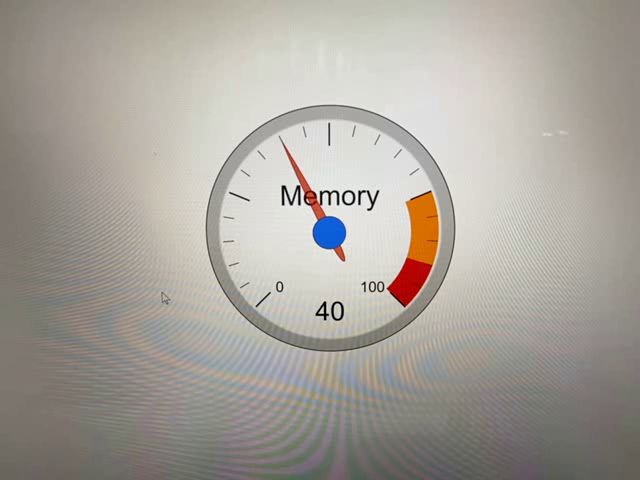
#> input picture frame 33 of 2_Extension/gauge/sample/sample.avi, 640 x 480 px
$ jupyter execute --allow-errors Video-gauge-reader.ipynb   (shell and % lines are left out)   (older library calls are emulated)
#> lines starting #> are read from the running program, lines starting #| are printed output that depends on the picture; after the words box and inside, x2 and y2 are one past the last pixel; in counts of white or black regions, pixels touching at a corner belong together; pictures that were not available may be replaced by others from this repository, and a replacement may not be noted
### 4_Extension/gauge/app/gauge_reader.py
'''
analog gauge reader
'''

import numpy as np
import cv2

from PIL import Image
import matplotlib.pyplot as plt

from gauge_utils import drawImage, drawCalibration

def avg_circles(circles, b):
    avg_x=0
    avg_y=0
    avg_r=0
    for i in range(b):
        #optional - average for multiple circles (can happen when a gauge is at a slight angle)
        avg_x = avg_x + circles[0][i][0]
        avg_y = avg_y + circles[0][i][1]
        avg_r = avg_r + circles[0][i][2]
    avg_x = int(avg_x/(b))
    avg_y = int(avg_y/(b))
    avg_r = int(avg_r/(b))
    return avg_x, avg_y, avg_r

def dist_2_pts(x1, y1, x2, y2):
    #print np.sqrt((x2-x1)^2+(y2-y1)^2)
    return np.sqrt((x2 - x1)**2 + (y2 - y1)**2)

def get_current_value(img, final_line_list, min_angle, max_angle, min_value, max_value, x, y, r):

    # assumes the first line is the best one
    x1 = final_line_list[0][0]
    y1 = final_line_list[0][1]
    x2 = final_line_list[0][2]
    y2 = final_line_list[0][3]

    #find the farthest point from the center to be what is used to determine the angle
    dist_pt_0 = dist_2_pts(x, y, x1, y1)
    dist_pt_1 = dist_2_pts(x, y, x2, y2)
    if (dist_pt_0 > dist_pt_1):
        x_angle = x1 - x
        y_angle = y - y1
    else:
        x_angle = x2 - x
        y_angle = y - y2
    # take the arc tan of y/x to find the angle
    res = np.arctan(np.divide(float(y_angle), float(x_angle)))
    # [8 lines of commented-out code are left out]
    res = np.rad2deg(res)
    if x_angle > 0 and y_angle > 0:  #in quadrant I
        final_angle = 270 - res
    if x_angle < 0 and y_angle > 0:  #in quadrant II
        final_angle = 90 - res
    if x_angle < 0 and y_angle < 0:  #in quadrant III
        final_angle = 90 - res
    if x_angle > 0 and y_angle < 0:  #in quadrant IV
        final_angle = 270 - res

    #print final_angle

    old_min = float(min_angle)
    old_max = float(max_angle)

    new_min = float(min_value)
    new_max = float(max_value)

    old_value = final_angle

    old_range = (old_max - old_min)
    new_range = (new_max - new_min)
    new_value = (((old_value - old_min) * new_range) / old_range) + new_min

    return new_value

def detectCircle(img, min_r, max_r, debug=False, tofile=False):
    x = 0
    y = 0
    r = 0
    # get circles
    height, width = img.shape[:2]

    gray = cv2.cvtColor(img, cv2.COLOR_BGR2GRAY)  #convert to gray

    circles = cv2.HoughCircles(gray, cv2.HOUGH_GRADIENT, 1, 20, np.array([]), 100, 50, int(height*min_r), int(height*max_r))

    if (type(circles) == type(None)):
        print("No circle found: try different radius size")

    else:
        #print(circles.shape)
        cimg = img.copy()

        circles = np.uint16(np.around(circles))

        if (debug):
            for i in circles[0,:]:
                # draw the outer circle
                cv2.circle(cimg,(i[0],i[1]),i[2],(0,255,0),2)
                # draw the center of the circle
                cv2.circle(cimg,(i[0],i[1]),2,(0,0,255),3)
            drawImage(cimg, tofile, 1)

        # get average circle
        a, b, c = circles.shape
        x,y,r = avg_circles(circles, b)

    if (debug):
        #draw center and circle
        cv2.circle(cimg, (x, y), r, (255, 0, 0), 3, cv2.LINE_AA)  # draw circle
        cv2.circle(cimg, (x, y), 2, (255, 0, 0), 3, cv2.LINE_AA)  # draw center of circle

        print("center & radious of circle", x, y, r)
        drawImage(cimg, tofile, 2)

    return x, y, r

def detectLine(img, x, y, r,  minLineLength=100, show_calibration=False, debug=False, tofile=False):
    # Set thresold and maxValue
    thresh = 175
    maxValue = 255

    # line detection bound
    diff1LowerBound = 0.01 #diff1LowerBound and diff1UpperBound determine how close the line should be from the center
    diff1UpperBound = 0.25
    diff2LowerBound = 0.5 #diff2LowerBound and diff2UpperBound determine how close the other point of the line should be to the outside of the gauge
    diff2UpperBound = 1.0

    # apply thresholding which helps for finding lines
    gray2 = cv2.cvtColor(img, cv2.COLOR_BGR2GRAY)
    th, dst2 = cv2.threshold(gray2, thresh, maxValue, cv2.THRESH_BINARY_INV)

    # found Hough Lines generally performs better without Canny / blurring, though there were a couple exceptions where it would only work with Canny / blurring
    #dst2 = cv2.medianBlur(dst2, 5)
    #dst2 = cv2.Canny(dst2, 50, 150)
    #dst2 = cv2.GaussianBlur(dst2, (5, 5), 0)

    # for testing, show image after thresholding
    if (debug):
        drawImage(dst2, tofile, 3)

    # find lines
    # rho is set to 3 to detect more lines, easier to get more then filter them out later
    #minLineLength = 100
    maxLineGap = 0
    lines = cv2.HoughLinesP(image=dst2, rho=3, theta=np.pi / 180, threshold=100,minLineLength=minLineLength, maxLineGap=0)

    if (debug):
        print("number of lines detected: %d" % len(lines))

        cimg = img.copy()

        #for testing purposes, show all found lines
        for i in range(0, len(lines)):
            for x1, y1, x2, y2 in lines[i]:
                cv2.line(cimg, (x1, y1), (x2, y2), (0, 255, 0), 2)

        cv2.circle(cimg, (x, y), int(r*diff1LowerBound), (0, 0, 255), 1, cv2.LINE_AA)
        cv2.circle(cimg, (x, y), int(r*diff1UpperBound), (0, 0, 255), 1, cv2.LINE_AA)

        cv2.circle(cimg, (x, y), int(r*diff2LowerBound), (255, 0, 0), 1, cv2.LINE_AA)
        cv2.circle(cimg, (x, y), int(r*diff2UpperBound), (255, 0, 0), 1, cv2.LINE_AA)

        drawImage(cimg, tofile, 4)

    # remove all lines outside a given radius
    final_line_list = []
    #print "radius: %s" %r

    for i in range(0, len(lines)):
        for x1, y1, x2, y2 in lines[i]:
            diff1 = dist_2_pts(x, y, x1, y1)  # x, y is center of circle
            diff2 = dist_2_pts(x, y, x2, y2)  # x, y is center of circle
            #set diff1 to be the smaller (closest to the center) of the two), makes the math easier
            if (diff1 > diff2):
                temp = diff1
                diff1 = diff2
                diff2 = temp
            # check if line is within an acceptable range
            if (((diff1<diff1UpperBound*r) and (diff1>diff1LowerBound*r) and (diff2<diff2UpperBound*r)) and (diff2>diff2LowerBound*r)):
                line_length = dist_2_pts(x1, y1, x2, y2)
                # add to final list
                final_line_list.append([x1, y1, x2, y2])

    if (len(final_line_list) > 0):
        x1 = final_line_list[0][0]
        y1 = final_line_list[0][1]
        x2 = final_line_list[0][2]
        y2 = final_line_list[0][3]

        if (show_calibration):
            cimg = img.copy()
            cv2.line(cimg, (x1, y1), (x2, y2), (0, 0, 255), 2)

            cimg = drawCalibration(cimg, x, y, r)
            drawImage(cimg, tofile, 5)

        return final_line_list
    else:
        return []

### 4_Extension/gauge/app/gauge_utils.py
'''
guage_utils for draw/crop image

'''

import numpy as np
import cv2

from PIL import Image
import matplotlib.pyplot as plt

# [28 lines left out: functions drawImage, removeShadow, not called in this run]

#https://www.pyimagesearch.com/2015/03/09/capturing-mouse-click-events-with-python-and-opencv/
refPt = []
cropping = False

# [20 lines left out: function click_and_crop, not called in this run]

# c - crop & close
# r - reset
def cropImage(fullimage):

    roi = fullimage

    image = fullimage.copy()
    cv2.namedWindow("image")
    cv2.setMouseCallback("image", click_and_crop, image)
    # keep looping until the 'q' key is pressed
    while True:
        # display the image and wait for a keypress
        cv2.imshow("image", image)
        key = cv2.waitKey(1) & 0xFF
        # if the 'r' key is pressed, reset the cropping region
        if key == ord("r"):
            image = fullimage.copy()
            cv2.setMouseCallback("image", click_and_crop, image)
        # if the 'c' key is pressed, break from the loop
        elif key == ord("c"):
            break
    # if there are two reference points, then crop the region of interest
    # from teh image and display it
    if len(refPt) == 2:
        roi = fullimage[refPt[0][1]:refPt[1][1], refPt[0][0]:refPt[1][0]]

    # close all open windows
    cv2.destroyAllWindows()

    return refPt

# [30 lines left out: function drawCalibration, not called in this run]

### 2_Extension/gauge/Video-gauge-reader.ipynb
## Video analog gauge reader

step-by-step guide notebook for live detecton of analog gauge

see [reference](https://github.com/intel-iot-devkit/python-cv-samples/tree/master/examples/analog-gauge-reader) for more detail

steps:
1. get ROI of video source
2. verify detection (may need fine tuning)
3. run video detection

[cell 1]
import cv2
import numpy as np
import time

from PIL import Image
import matplotlib.pyplot as plt

from gauge_reader import detectCircle, detectLine, get_current_value
from gauge_utils import drawImage, cropImage

### capture video source

capture video source to get ROI

[cell 2]
# sample saved image
gauge_img = './_captured.jpg'

[cell 3]
### capture camera
###  q: quit
###  c: capture

#cap = cv2.VideoCapture(0)
#cap = cv2.VideoCapture("rtsp://<ip>")
cap = cv2.VideoCapture("./sample/sample.avi")

print('width: {0}, height: {1}'.format(cap.get(3),cap.get(4)))

while(cap.isOpened()):
    ret, frame = cap.read()
#> frame is the input picture: shape (480, 640, 3); mean B, G, R 156, 162.8, 167.7
    if (ret):

        cv2.imshow('frame', frame)

        key = cv2.waitKey(1) & 0xFF
#> (key q is pressed here)

        if (key == ord('q')):
            break
        elif (key == ord('c')):
            cv2.imwrite(gauge_img, frame)
            break

    # comment this if you're using live stream source
    time.sleep(0.1)

cap.release()
cv2.destroyAllWindows()

### verify detection

[cell 4]
#for testing purposes: hardcode and comment out raw_inputs above
min_r = 0.35
max_r = 0.48

min_angle = 40
max_angle = 310
min_value = 0
max_value = 100
units = "%"

cx1 = 196
cy1 = 98
cx2 = 467
cy2 = 360

[cell 5]
### crop image to get ROI (region of interest)
###  q: quit
###  c: crop
###  r: restart

full_img = cv2.imread(gauge_img)

#img = full_img
#> (the rest of this cell did not finish here and is left out)

[cell 6]
# parameters
## min/max radius for detecting circle
min_r = 0.35
max_r = 0.48

min_angle = 40
max_angle = 310
min_value = 0
max_value = 100
units = "%"

#> (the rest of this cell did not finish here and is left out)

### Live detection

[cell 7]
### capture camera
#cap = cv2.VideoCapture(0)
#cap = cv2.VideoCapture("rtsp://<ip>")
cap = cv2.VideoCapture("./sample/sample.avi")

print('width: {0}, height: {1}'.format(cap.get(3),cap.get(4)))

prev_time = 0
FPS = 2
fbuff = None

while(cap.isOpened()):
    ret, frame = cap.read()
    curr_time = time.time() - prev_time
    if (ret) and (curr_time > 1./FPS):
        prev_time = time.time()

        #gray = cv2.cvtColor(frame, cv2.COLOR_BGR2GRAY)
        try:
            img = frame[cy1:cy2, cx1:cx2]
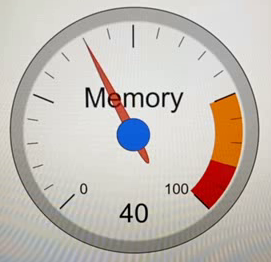
#> img: shape (262, 271, 3); mean B, G, R 182, 188.7, 195.9

            x, y, r = detectCircle(img, min_r, max_r)
#> in detectCircle, `gray = cv2.cvtColor(img, cv2.COLOR_BGR2GRAY)`:
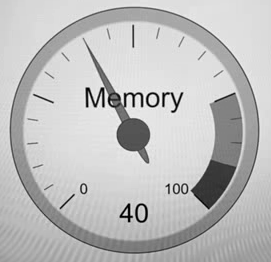
#> gray: shape (262, 271); min 0, max 251, mean 190.1
#> in detectCircle, `circles = cv2.HoughCircles(gray, cv2.HOUGH_GRADIENT, 1, 20, np.array([..`: circles = [[133.5, 130.5, 110.4]]
#> in detectCircle, `circles = np.uint16(np.around(circles))`: circles = [[134, 130, 110]]
#> the loop in avg_circles, `for i in range(b):` made 1 pass
#> after the loop in avg_circles, `for i in range(b):`: avg_r = 110; avg_x = 134; avg_y = 130
#> in detectCircle, `x,y,r = avg_circles(circles, b)`: x = 134; y = 130; r = 110
#> x = 134; y = 130; r = 110

            final_line_list = detectLine(img, x, y, r, 50)
#> in detectLine, `th, dst2 = cv2.threshold(gray2, thresh, maxValue, cv2.THRESH_BINARY_INV)`:
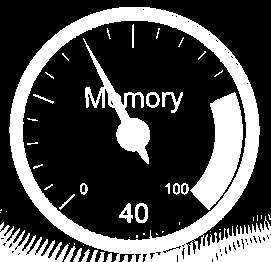
#> dst2: shape (262, 271); 29.4% white; 51 white regions (28 under 20 px), largest, box (x1, y1, x2, y2) and area: (9, 7, 271, 262) 12975, (190, 92, 243, 210) 3100, (83, 38, 150, 164) 1988
#> in detectLine, `th, dst2 = cv2.threshold(gray2, thresh, maxValue, cv2.THRESH_BINARY_INV)`: th = 175
#> in detectLine, `lines = cv2.HoughLinesP(image=dst2, rho=3, theta=np.pi / 180, threshol..`: lines = 32 rows, first 6: [218, 259, 270, 260], [218, 257, 270, 256], [82, 242, 181, 245], [83, 38, 147, 163], [0, 261, 54, 258], [104, 250, 165, 250]
#> the loop in detectLine, `for i in range(0, len(lines)):` made 32 passes
#> after the loop in detectLine, `for i in range(0, len(lines)):`: final_line_list = [[96, 62, 145, 144]]; temp = 123.7
#> in detectLine, `x1 = final_line_list[0][0]`: x1 = 96
#> in detectLine, `y1 = final_line_list[0][1]`: y1 = 62
#> in detectLine, `x2 = final_line_list[0][2]`: x2 = 145
#> in detectLine, `y2 = final_line_list[0][3]`: y2 = 144
#> final_line_list = [[96, 62, 145, 144]]

            value = 0
            if (len(final_line_list) > 0):
                value = get_current_value(img, final_line_list, min_angle, max_angle, min_value, max_value, x, y, r)
#> in get_current_value, `x1 = final_line_list[0][0]`: x1 = 96
#> in get_current_value, `y1 = final_line_list[0][1]`: y1 = 62
#> in get_current_value, `x2 = final_line_list[0][2]`: x2 = 145
#> in get_current_value, `y2 = final_line_list[0][3]`: y2 = 144
#> in get_current_value, `dist_pt_0 = dist_2_pts(x, y, x1, y1)`: dist_pt_0 = 77.9
#> in get_current_value, `dist_pt_1 = dist_2_pts(x, y, x2, y2)`: dist_pt_1 = 17.8
#> in get_current_value, `x_angle = x1 - x`: x_angle = -38
#> in get_current_value, `y_angle = y - y1`: y_angle = 68
#> in get_current_value, `res = np.arctan(np.divide(float(y_angle), float(x_angle)))`: res = -1.06
#> in get_current_value, `res = np.rad2deg(res)`: res = -60.8
#> in get_current_value, `final_angle = 90 - res`: final_angle = 150.8
#> in get_current_value, `new_value = (((old_value - old_min) * new_range) / old_range) + new_min`: new_value = 41.04
#> value = 41.04

                x1 = final_line_list[0][0]+cx1
#> x1 = 292
                y1 = final_line_list[0][1]+cy1
#> y1 = 160
                x2 = final_line_list[0][2]+cx1
#> x2 = 341
                y2 = final_line_list[0][3]+cy1
#> y2 = 242
                cv2.line(frame, (x1, y1), (x2, y2),(0, 255, 0), 2)

                cv2.putText(frame, "Mem %.0f %s" % (value, units), (10, 30), cv2.FONT_HERSHEY_SIMPLEX, 1, (0, 255, 0), 2, cv2.LINE_AA)
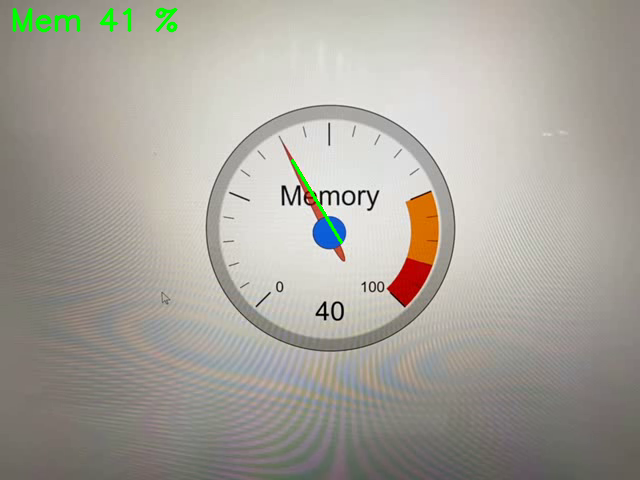
#> frame: shape (480, 640, 3); mean B, G, R 155.3, 163.4, 167

                # highlights
                cv2.imshow('frame', frame)

        except:
            print("exception occured")

        # highlights
        cv2.imshow('frame', frame)


        if cv2.waitKey(1) & 0xFF == ord('q'):
#> (key q is pressed here)
            break
    elif not ret:
        break

    # comment this if you're using live stream source
    time.sleep(0.1)

cap.release()
cv2.destroyAllWindows()

### record video

[cell 8]
### capture camera
#cap = cv2.VideoCapture(0)
cap = cv2.VideoCapture("rtsp://<ip>")

print('width: {0}, height: {1}'.format(cap.get(3),cap.get(4)))

prev_time = 0
FPS = 2

fourcc = cv2.VideoWriter_fourcc(*'XVID')
out = cv2.VideoWriter('output.avi',fourcc, 20.0, (640,480))

while(cap.isOpened()):
    ret, frame = cap.read()
    if (ret):

        try:
            img = frame[cy1:cy2, cx1:cx2]

            x, y, r = detectCircle(img, min_r, max_r)
#> the loop in avg_circles (call 2), `for i in range(b):` made 1 pass

            final_line_list = detectLine(img, x, y, r, 50)
#> the loop in detectLine (call 2), `for i in range(0, len(lines)):` made 32 passes

            value = 0
            if (len(final_line_list) > 0):
                value = get_current_value(img, final_line_list, min_angle, max_angle, min_value, max_value, x, y, r)

                x1 = final_line_list[0][0]+cx1
                y1 = final_line_list[0][1]+cy1
                x2 = final_line_list[0][2]+cx1
                y2 = final_line_list[0][3]+cy1
                cv2.line(frame, (x1, y1), (x2, y2),(0, 255, 0), 2)

                cv2.putText(frame, "Mem %.0f %s" % (value, units), (10, 30), cv2.FONT_HERSHEY_SIMPLEX, 1, (0, 255, 0), 2, cv2.LINE_AA)

                # highlights
                out.write(frame)
                cv2.imshow('frame', frame)

        except:
            print("exception occured")


        if cv2.waitKey(1) & 0xFF == ord('q'):
#> (key q is pressed here)
            break

cap.release()
out.release()
cv2.destroyAllWindows()

$ run again, starting later in the video
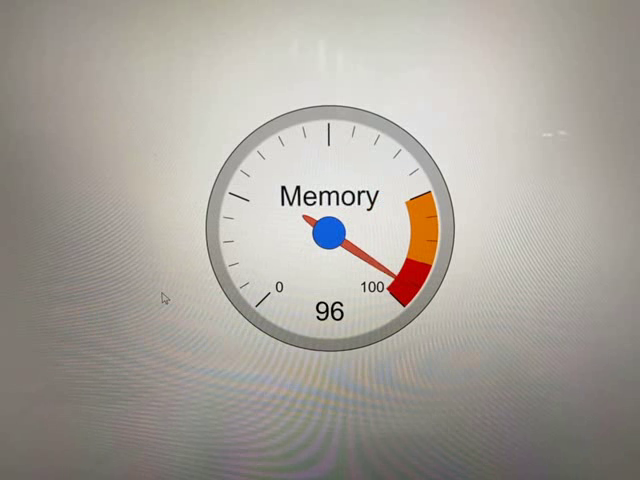
#> input picture frame 151 of 2_Extension/gauge/sample/sample.avi, 640 x 480 px
#> frame is the input picture: shape (480, 640, 3); mean B, G, R 155.8, 162.9, 167.9
#> in detectCircle, `circles = cv2.HoughCircles(gray, cv2.HOUGH_GRADIENT, 1, 20, np.array([..`: circles = [[132.5, 129.5, 123.3]]
#> in detectCircle, `circles = np.uint16(np.around(circles))`: circles = [[132, 130, 123]]
#> the loop in avg_circles, `for i in range(b):` made 1 pass
#> after the loop in avg_circles, `for i in range(b):`: avg_r = 123; avg_x = 132; avg_y = 130
#> in detectCircle, `x,y,r = avg_circles(circles, b)`: x = 132; y = 130; r = 123
#> `x, y, r = detectCircle(img, min_r, max_r)`: x = 132; y = 130; r = 123
#> in detectLine, `th, dst2 = cv2.threshold(gray2, thresh, maxValue, cv2.THRESH_BINARY_INV)`:
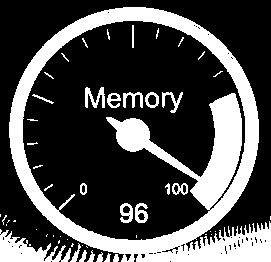
#> dst2: shape (262, 271); 29.3% white; 53 white regions (32 under 20 px), largest, box (x1, y1, x2, y2) and area: (9, 7, 271, 262) 17710, (0, 229, 71, 262) 1146, (85, 87, 105, 108) 223
#> th = 175
#> lines = 34 rows, first 6: [136, 258, 270, 255], [100, 249, 165, 250], [151, 256, 206, 256], [88, 245, 180, 245], [127, 119, 180, 170], [79, 241, 187, 242]
#> the loop in detectLine, `for i in range(0, len(lines)):` made 34 passes
#> after the loop in detectLine, `for i in range(0, len(lines)):`: final_line_list = [[127, 119, 180, 170]]; temp = 117.9
#> in detectLine, `x1 = final_line_list[0][0]`: x1 = 127
#> in detectLine, `y1 = final_line_list[0][1]`: y1 = 119
#> in detectLine, `x2 = final_line_list[0][2]`: x2 = 180
#> in detectLine, `y2 = final_line_list[0][3]`: y2 = 170
#> `final_line_list = detectLine(img, x, y, r, 50)`: final_line_list = [[127, 119, 180, 170]]
#> in get_current_value, `x1 = final_line_list[0][0]`: x1 = 127
#> in get_current_value, `y1 = final_line_list[0][1]`: y1 = 119
#> in get_current_value, `x2 = final_line_list[0][2]`: x2 = 180
#> in get_current_value, `y2 = final_line_list[0][3]`: y2 = 170
#> dist_pt_0 = 12.08
#> dist_pt_1 = 62.48
#> x_angle = 48
#> y_angle = -40
#> in get_current_value, `res = np.arctan(np.divide(float(y_angle), float(x_angle)))`: res = -0.695
#> in get_current_value, `res = np.rad2deg(res)`: res = -39.81
#> final_angle = 309.8
#> new_value = 99.93
#> `x1 = final_line_list[0][0]+cx1`: x1 = 323
#> `y1 = final_line_list[0][1]+cy1`: y1 = 217
#> `x2 = final_line_list[0][2]+cx1`: x2 = 376
#> `y2 = final_line_list[0][3]+cy1`: y2 = 268
#> `cv2.putText(frame, "Mem %.0f %s" % (value, units), (10, 30), cv2.FONT_..`:
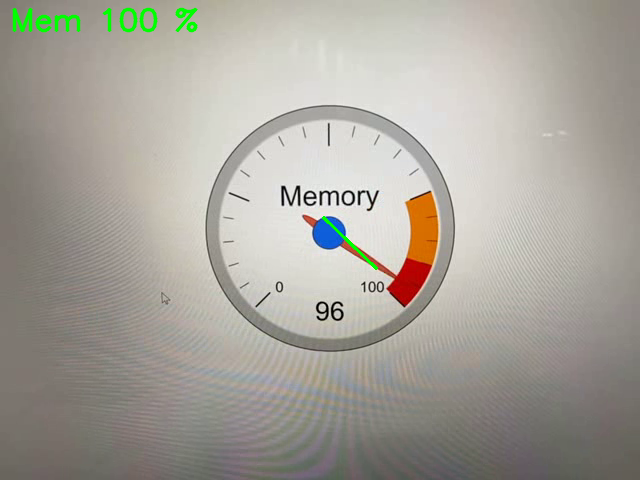
#> frame: shape (480, 640, 3); mean B, G, R 155, 163.5, 167.1
#> the loop in avg_circles (call 2), `for i in range(b):` made 1 pass
#> the loop in detectLine (call 2), `for i in range(0, len(lines)):` made 34 passes
